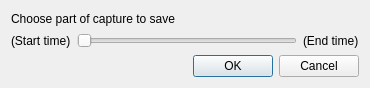
<?xml version="1.0" encoding="UTF-8"?>
<ui version="4.0">
 <class>SaveCaptureDialog</class>
 <widget class="QDialog" name="SaveCaptureDialog">
  <property name="windowModality">
   <enum>Qt::WindowModal</enum>
  </property>
  <property name="geometry">
   <rect>
    <x>0</x>
    <y>0</y>
    <width>370</width>
    <height>88</height>
   </rect>
  </property>
  <property name="windowTitle">
   <string>Save capture</string>
  </property>
  <layout class="QVBoxLayout" name="verticalLayout_2">
   <item>
    <layout class="QVBoxLayout" name="verticalLayout">
     <item>
      <widget class="QLabel" name="label">
       <property name="text">
        <string>Choose part of capture to save</string>
       </property>
      </widget>
     </item>
     <item>
      <layout class="QHBoxLayout" name="horizontalLayout">
       <item>
        <widget class="QLabel" name="startTimeLabel">
         <property name="text">
          <string>(Start time)</string>
         </property>
        </widget>
       </item>
       <item>
        <widget class="QxtSpanSlider" name="simTimeSlider">
         <property name="orientation">
          <enum>Qt::Horizontal</enum>
         </property>
        </widget>
       </item>
       <item>
        <widget class="QLabel" name="endTimeLabel">
         <property name="text">
          <string>(End time)</string>
         </property>
        </widget>
       </item>
      </layout>
     </item>
    </layout>
   </item>
   <item>
    <widget class="QDialogButtonBox" name="buttonBox">
     <property name="orientation">
      <enum>Qt::Horizontal</enum>
     </property>
     <property name="standardButtons">
      <set>QDialogButtonBox::Cancel|QDialogButtonBox::Ok</set>
     </property>
    </widget>
   </item>
  </layout>
 </widget>
 <customwidgets>
  <customwidget>
   <class>QxtSpanSlider</class>
   <extends>QSlider</extends>
   <header>libqxt/qxtspanslider.h</header>
   <slots>
    <signal>lowerValueChanged(int)</signal>
    <signal>upperValueChanged(int)</signal>
   </slots>
  </customwidget>
 </customwidgets>
 <resources/>
 <connections>
  <connection>
   <sender>buttonBox</sender>
   <signal>accepted()</signal>
   <receiver>SaveCaptureDialog</receiver>
   <slot>accept()</slot>
   <hints>
    <hint type="sourcelabel">
     <x>248</x>
     <y>254</y>
    </hint>
    <hint type="destinationlabel">
     <x>157</x>
     <y>274</y>
    </hint>
   </hints>
  </connection>
  <connection>
   <sender>buttonBox</sender>
   <signal>rejected()</signal>
   <receiver>SaveCaptureDialog</receiver>
   <slot>reject()</slot>
   <hints>
    <hint type="sourcelabel">
     <x>316</x>
     <y>260</y>
    </hint>
    <hint type="destinationlabel">
     <x>286</x>
     <y>274</y>
    </hint>
   </hints>
  </connection>
  <connection>
   <sender>simTimeSlider</sender>
   <signal>lowerValueChanged(int)</signal>
   <receiver>SaveCaptureDialog</receiver>
   <slot>simTimeSliderLowerValueChanged(int)</slot>
   <hints>
    <hint type="sourcelabel">
     <x>187</x>
     <y>35</y>
    </hint>
    <hint type="destinationlabel">
     <x>184</x>
     <y>43</y>
    </hint>
   </hints>
  </connection>
  <connection>
   <sender>simTimeSlider</sender>
   <signal>upperValueChanged(int)</signal>
   <receiver>SaveCaptureDialog</receiver>
   <slot>simTimeSliderUpperValueChanged(int)</slot>
   <hints>
    <hint type="sourcelabel">
     <x>187</x>
     <y>35</y>
    </hint>
    <hint type="destinationlabel">
     <x>184</x>
     <y>43</y>
    </hint>
   </hints>
  </connection>
 </connections>
 <slots>
  <slot>simTimeSliderLowerValueChanged(int)</slot>
  <slot>simTimeSliderUpperValueChanged(int)</slot>
 </slots>
</ui>
